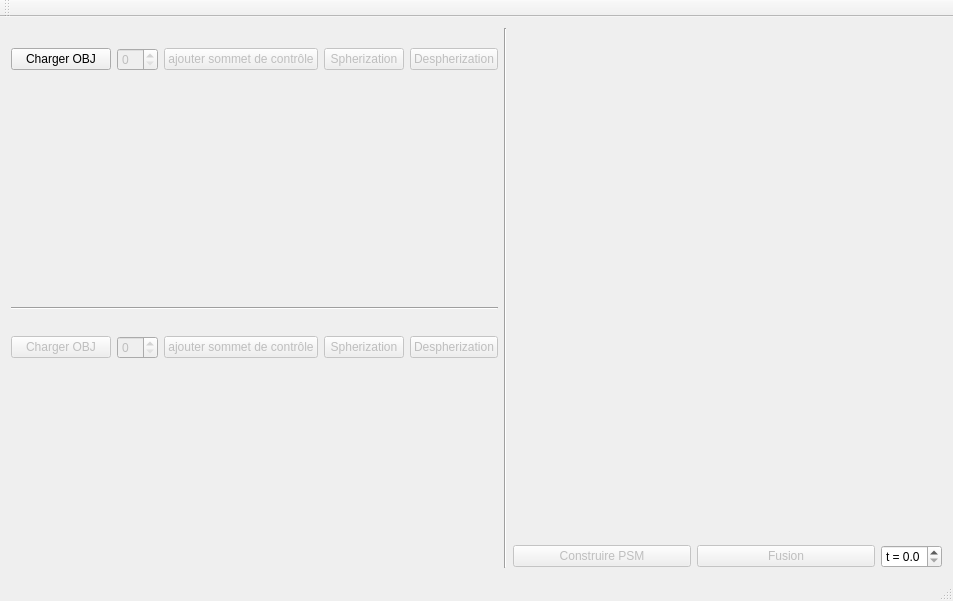
<?xml version="1.0" encoding="UTF-8"?>
<ui version="4.0">
 <class>MainWindow</class>
 <widget class="QMainWindow" name="MainWindow">
  <property name="geometry">
   <rect>
    <x>0</x>
    <y>0</y>
    <width>953</width>
    <height>601</height>
   </rect>
  </property>
  <property name="windowTitle">
   <string>MainWindow</string>
  </property>
  <widget class="QWidget" name="centralWidget">
   <layout class="QHBoxLayout" name="horizontalLayout_4">
    <item>
     <layout class="QVBoxLayout" name="verticalLayout_4">
      <item>
       <layout class="QVBoxLayout" name="verticalLayout_5">
        <item>
         <widget class="QLabel" name="label_src">
          <property name="text">
           <string/>
          </property>
          <property name="alignment">
           <set>Qt::AlignCenter</set>
          </property>
         </widget>
        </item>
       </layout>
      </item>
      <item>
       <layout class="QVBoxLayout" name="verticalLayout_2">
        <item>
         <layout class="QHBoxLayout" name="horizontalLayout_2">
          <item>
           <widget class="QPushButton" name="pushButton_chargement">
            <property name="minimumSize">
             <size>
              <width>100</width>
              <height>0</height>
             </size>
            </property>
            <property name="text">
             <string>Charger OBJ</string>
            </property>
           </widget>
          </item>
          <item>
           <widget class="QSpinBox" name="spinBox">
            <property name="enabled">
             <bool>false</bool>
            </property>
           </widget>
          </item>
          <item>
           <widget class="QPushButton" name="add_vertex_src">
            <property name="enabled">
             <bool>false</bool>
            </property>
            <property name="text">
             <string>ajouter sommet de contrôle</string>
            </property>
           </widget>
          </item>
          <item>
           <widget class="QPushButton" name="pushButton_spherizationSrc">
            <property name="enabled">
             <bool>false</bool>
            </property>
            <property name="text">
             <string>Spherization</string>
            </property>
           </widget>
          </item>
          <item>
           <widget class="QPushButton" name="pushButton_despherizationSrc">
            <property name="enabled">
             <bool>false</bool>
            </property>
            <property name="text">
             <string>Despherization</string>
            </property>
           </widget>
          </item>
         </layout>
        </item>
        <item>
         <widget class="MeshViewerWidget" name="displayWidget" native="true">
          <property name="sizePolicy">
           <sizepolicy hsizetype="Expanding" vsizetype="Expanding">
            <horstretch>0</horstretch>
            <verstretch>0</verstretch>
           </sizepolicy>
          </property>
         </widget>
        </item>
       </layout>
      </item>
      <item>
       <widget class="Line" name="line_2">
        <property name="orientation">
         <enum>Qt::Horizontal</enum>
        </property>
       </widget>
      </item>
      <item>
       <layout class="QVBoxLayout" name="verticalLayout_3">
        <item>
         <widget class="QLabel" name="label_tgt">
          <property name="text">
           <string/>
          </property>
          <property name="alignment">
           <set>Qt::AlignCenter</set>
          </property>
         </widget>
        </item>
        <item>
         <layout class="QHBoxLayout" name="horizontalLayout_5"/>
        </item>
        <item>
         <layout class="QHBoxLayout" name="horizontalLayout_3">
          <item>
           <widget class="QPushButton" name="pushButton_chargement_2">
            <property name="enabled">
             <bool>false</bool>
            </property>
            <property name="minimumSize">
             <size>
              <width>100</width>
              <height>0</height>
             </size>
            </property>
            <property name="text">
             <string>Charger OBJ</string>
            </property>
           </widget>
          </item>
          <item>
           <widget class="QSpinBox" name="spinBox_2">
            <property name="enabled">
             <bool>false</bool>
            </property>
           </widget>
          </item>
          <item>
           <widget class="QPushButton" name="add_vertex_tgt">
            <property name="enabled">
             <bool>false</bool>
            </property>
            <property name="text">
             <string>ajouter sommet de contrôle</string>
            </property>
           </widget>
          </item>
          <item>
           <widget class="QPushButton" name="pushButton_spherizationTgt">
            <property name="enabled">
             <bool>false</bool>
            </property>
            <property name="text">
             <string>Spherization</string>
            </property>
           </widget>
          </item>
          <item>
           <widget class="QPushButton" name="pushButton_despherizationTgt">
            <property name="enabled">
             <bool>false</bool>
            </property>
            <property name="text">
             <string>Despherization</string>
            </property>
           </widget>
          </item>
         </layout>
        </item>
        <item>
         <widget class="MeshViewerWidget" name="displayWidget_2" native="true">
          <property name="sizePolicy">
           <sizepolicy hsizetype="Expanding" vsizetype="Expanding">
            <horstretch>0</horstretch>
            <verstretch>0</verstretch>
           </sizepolicy>
          </property>
         </widget>
        </item>
       </layout>
      </item>
     </layout>
    </item>
    <item>
     <widget class="Line" name="line">
      <property name="orientation">
       <enum>Qt::Vertical</enum>
      </property>
     </widget>
    </item>
    <item>
     <layout class="QVBoxLayout" name="verticalLayout">
      <item>
       <widget class="MeshViewerWidget" name="displayWidget_3" native="true">
        <property name="sizePolicy">
         <sizepolicy hsizetype="Expanding" vsizetype="Expanding">
          <horstretch>0</horstretch>
          <verstretch>0</verstretch>
         </sizepolicy>
        </property>
       </widget>
      </item>
      <item>
       <layout class="QHBoxLayout" name="horizontalLayout">
        <item>
         <widget class="QPushButton" name="pushButton_superMesh">
          <property name="enabled">
           <bool>false</bool>
          </property>
          <property name="text">
           <string>Construire PSM</string>
          </property>
         </widget>
        </item>
        <item>
         <widget class="QPushButton" name="pushButton_fusion">
          <property name="enabled">
           <bool>false</bool>
          </property>
          <property name="text">
           <string>Fusion</string>
          </property>
         </widget>
        </item>
        <item>
         <widget class="QDoubleSpinBox" name="doubleSpinBox_pourcentage">
          <property name="sizePolicy">
           <sizepolicy hsizetype="Fixed" vsizetype="Fixed">
            <horstretch>0</horstretch>
            <verstretch>0</verstretch>
           </sizepolicy>
          </property>
          <property name="prefix">
           <string>t = </string>
          </property>
          <property name="decimals">
           <number>1</number>
          </property>
          <property name="maximum">
           <double>1.000000000000000</double>
          </property>
          <property name="singleStep">
           <double>0.100000000000000</double>
          </property>
         </widget>
        </item>
       </layout>
      </item>
     </layout>
    </item>
   </layout>
  </widget>
  <widget class="QMenuBar" name="menuBar">
   <property name="geometry">
    <rect>
     <x>0</x>
     <y>0</y>
     <width>953</width>
     <height>22</height>
    </rect>
   </property>
  </widget>
  <widget class="QToolBar" name="mainToolBar">
   <attribute name="toolBarArea">
    <enum>TopToolBarArea</enum>
   </attribute>
   <attribute name="toolBarBreak">
    <bool>false</bool>
   </attribute>
  </widget>
  <widget class="QStatusBar" name="statusBar"/>
 </widget>
 <layoutdefault spacing="6" margin="11"/>
 <customwidgets>
  <customwidget>
   <class>MeshViewerWidget</class>
   <extends>QWidget</extends>
   <header location="global">meshviewerwidget.h</header>
   <container>1</container>
  </customwidget>
 </customwidgets>
 <resources/>
 <connections/>
</ui>
